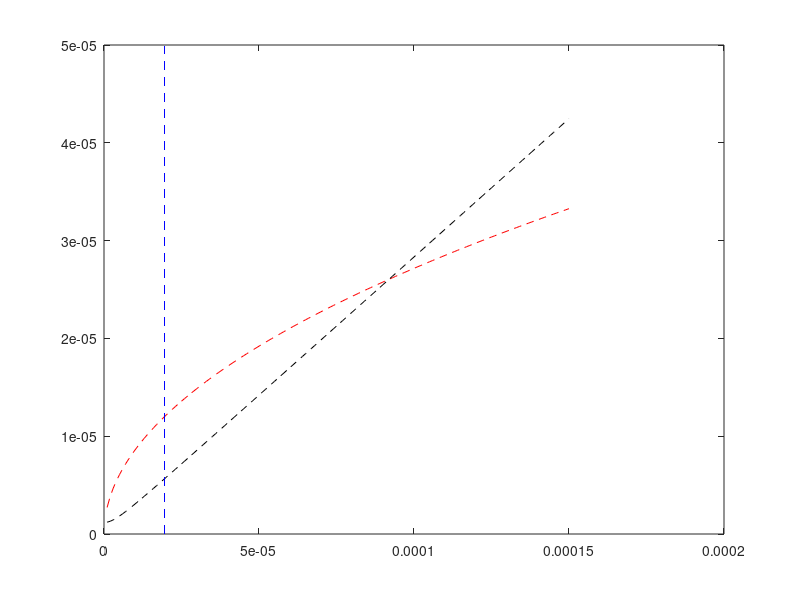

Recreate this plot in MATLAB.

clear; clc;

Voc = 60; Sutg = 400; Lp = 50e-6;
Vin = 250; w = 2*pi*38400;
Ip = 21.2; Isctg = 6;
Rs = 1.0;
n = 0;


kMin = sqrt(Sutg/(w*Lp*(Ip/sqrt(2))^2));  %This is the minimum k that satisfies Sutg.
cV = Lp*Voc^2/(Vin^2*kMin^2);             %For Voc to be achieved, Ls must be greater or equal to cV;

for Ls = 1e-6:1e-6:150e-6
   
    n = n + 1;
    ind(n) = Ls;
    M(n) = sqrt(Sutg*Ls/(w*(Ip/sqrt(2))^2));
    
    k(n) = M(n)/(sqrt(Lp*Ls));
    
    cS(n) = sqrt(Sutg*Ls/(w*(Ip/sqrt(2))^2));  %For Su_target to be achieved, M must be greater or equal to cS;
    cI(n) = abs(Isctg*(Rs + 1i*w*Ls)/(1i*w*Ip));    %For Isc_target to be achieved, M must be greater or equal to cI;
    
end

plot(ind,cS,'r--')
hold on
plot(ind,cI,'k--')

cVvecY = [0 1.5*max(M)]; cVvecX = [cV cV];
plot(cVvecX,cVvecY,'b--')





